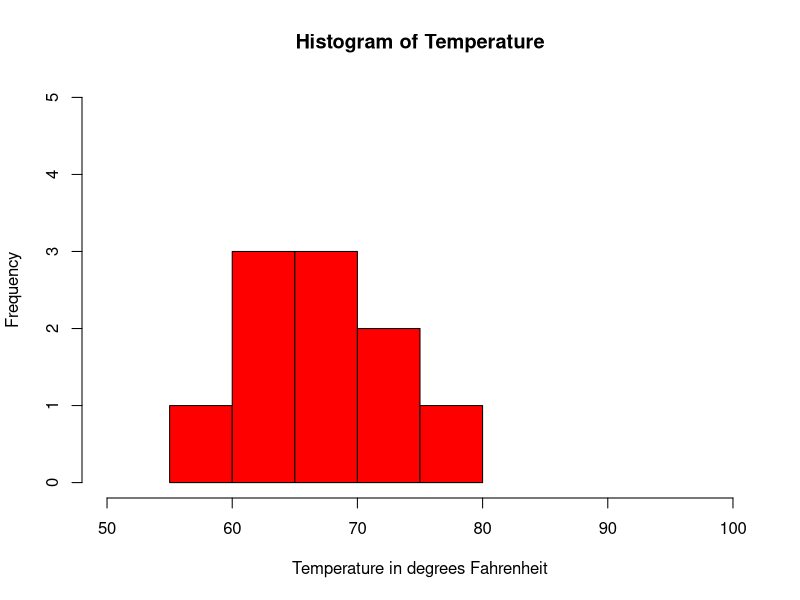
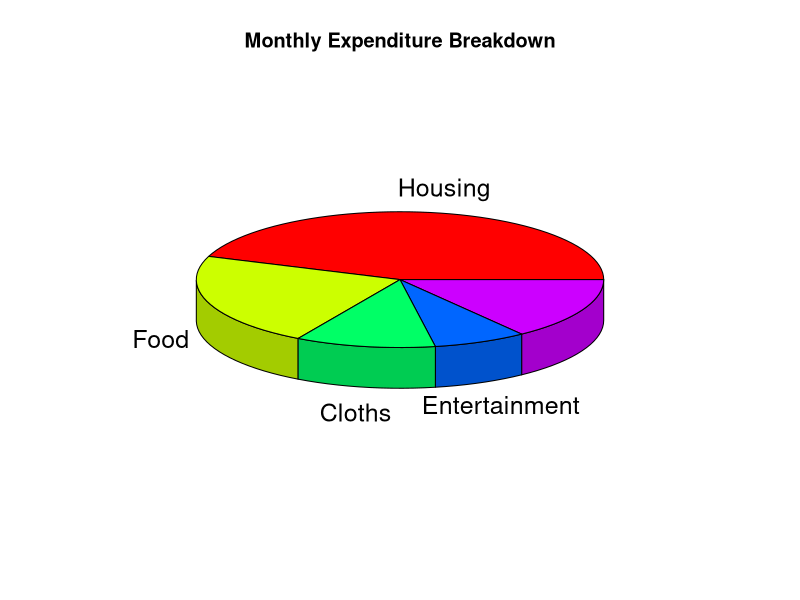

These figures' R source, in order: (Note: this script raises an error after producing the figures.)
temperatures <- c(67,72,74,62,76,66,65,59,61,69)
#histogram of temperatures vector
result<- hist(temperatures,
              main= "Histogram of Temperature",
              xlab="Temperature in degrees Fahrenheit",
              col="red",
              xlim=c(50,100),
              ylim=c(0,5))

print(result)

#pie chart
#import plotrix to use pie3D()
library(plotrix)
expenditure<-c(600,300,150,100,200)
result<- pie3D(expenditure,
               main="Monthly Expenditure Breakdown",
               labels=c("Housing","Food","Cloths","Entertainment","Other",
                        col=c("red","orange","yellow","blue","green")))
print(result)

#boxplot
boxplot(mpg~ cyl,data=mtcars,
        main="Mileage Data Boxplot",
        ylab="Miles Per Gallon(mpg)",
        xlab="No. of Cylinders",
        col="orange",
        notch=TRUE)
